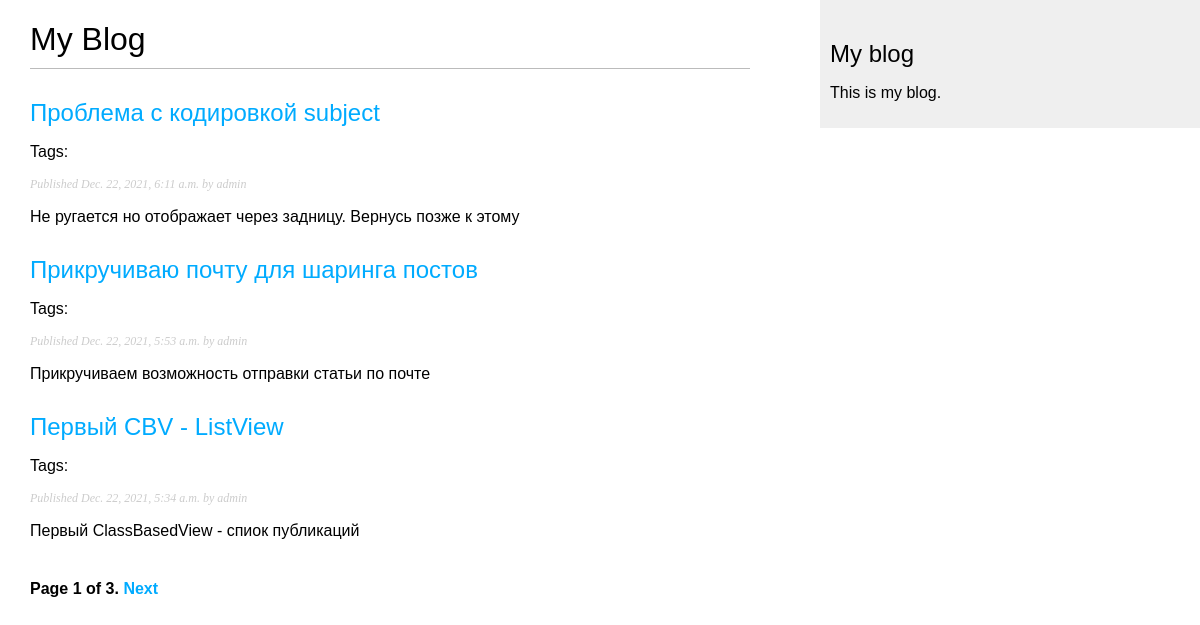
Screenshot of /blog/ with the database file from the repository.
### blog/models.py (models this page shows, shortened)
class Post(models.Model):
    STATUS_CHOICES = (
        ('draft', 'Draft'),
        ('published', 'Published'),
    )
    title = models.CharField(max_length=250)
    slug = models.SlugField(max_length=250, unique_for_date='publish')
    author = models.ForeignKey(User, on_delete=models.CASCADE, related_name='blog_posts')
    body = models.TextField()
    publish = models.DateTimeField(default=timezone.now)
    created = models.DateTimeField(auto_now_add=True)
    updated = models.DateTimeField(auto_now=True)
    status = models.CharField(max_length=10, choices=STATUS_CHOICES, default='draft')
    objects = models.Manager()  # The default manager
    published = PublishedManager()  # Our custom manager.
    tags = TaggableManager(related_name='tags_related')
    class Meta:
        ordering = ('-publish',)
    def get_absolute_url(self):
        return reverse('blog:post_detail',
                       args=[self.publish.year,
                             self.publish.month,
                             self.publish.day, self.slug])

### blog/views.py (the view)
# urls.py: path('', views.post_list, name='post_list'),
def post_list(request, tag_slug=None):
    object_list = Post.published.all()
    tag = None
    if tag_slug:
        tag = get_object_or_404(Tag, slug=tag_slug)
        object_list = object_list.filter(tags__in=[tag])
    paginator = Paginator(object_list, 3)  # 3 posts in each page
    page = request.GET.get('page')
    try:
        posts = paginator.page(page)
    except PageNotAnInteger:
        posts = paginator.page(1)
    except EmptyPage:
        posts = paginator.page(paginator.num_pages)
    return render(request, 'blog/post/list.html',
                  {'page': page, 'posts': posts, 'tag': tag})

### templates/blog/post/list.html (shortened to what this page needs)
{% extends "blog/base.html" %}
{% block content %}
    <h1>My Blog</h1>
        {% for post in posts %}
            <h2>
                <a href="{{ post.get_absolute_url }}">
                    {{ post.title }}
                </a>
            </h2>
            <p class="tags">
                Tags:
            </p>
            <p class="date">
                Published {{ post.publish }} by {{ post.author }}
            </p>
            {{ post.body|truncatewords:30|linebreaks }}
        {% endfor %}
    {% include "blog/pagination.html" with page=posts %}
{% endblock %}

### blog/static/css/blog.css (style rules this page uses)
body { margin:0; padding:0; font-family:helvetica, sans-serif; }
a { color:#00abff; text-decoration:none; }
h1 { font-weight:normal; border-bottom:1px solid #bbb; padding:0 0 10px 0; }
h2 { font-weight:normal; margin:30px 0 0; }
p.date { color:#ccc; font-family: georgia, serif; font-size: 12px; font-style: italic; }

### rows the page displays
Post: title "Проблема с кодировкой subject", publish "Dec. 22, 2021, 6:11 a.m.", author "admin", body "Не ругается но отображает через задницу. Вернусь позже к этому"
Post: title "Прикручиваю почту для шаринга постов", publish "Dec. 22, 2021, 5:53 a.m.", author "admin", body "Прикручиваем возможность отправки статьи по почте"
Post: title "Первый CBV - ListView", publish "Dec. 22, 2021, 5:34 a.m.", author "admin", body "Первый ClassBasedView - спиок публикаций"

### other values shown
{{ page.number }} "1"
{{ page.paginator.num_pages }} "3"
